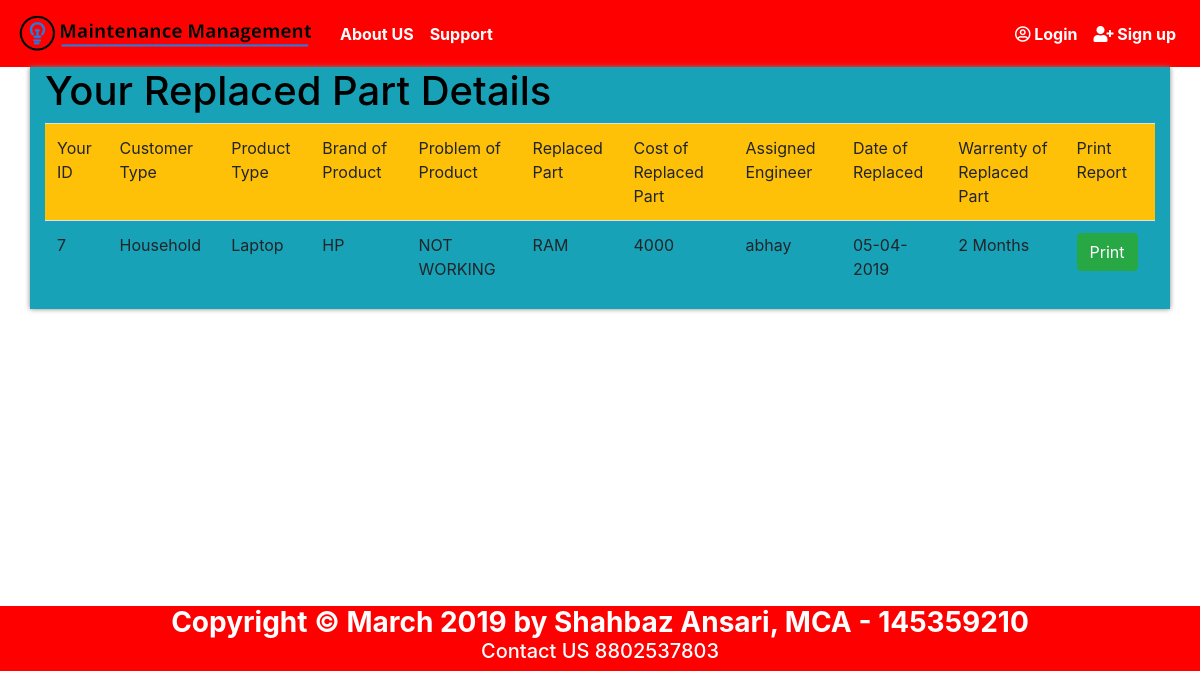
Screenshot of /mm/view_replaced_part.php with the database file from the repository.
### tables this page shows
CREATE TABLE `replaced_part` (
  `replace_id` int(10) NOT NULL,
  `customer_type` varchar(20) NOT NULL,
  `product_type` varchar(20) NOT NULL,
  `brand` varchar(50) NOT NULL,
  `problem` varchar(100) NOT NULL,
  `replaced_part` varchar(50) NOT NULL,
  `cost` int(10) NOT NULL,
  `engineer` varchar(20) NOT NULL,
  `date_of_replaced` varchar(30) NOT NULL,
  `warrenty` varchar(50) NOT NULL
);

### mm/view_replaced_part.php (the view, shortened to what this page needs)
<!DOCTYPE html>
<html>
<head>
</head>
<body>
	<?php include 'header.php'; ?>
<div class="container">
<div class="row">
<div class="col-md-12 bg-info" style="box-shadow:0 0 5px grey; color:black; float: inherit; margin-bottom: 26%;">
<h1> Your Replaced Part Details </h1>
<table class="table table-stripped">
<thead class="bg-warning">
<tr>
<td> Your ID </td>
<td> Customer Type </td>
<td> Product Type </td>
<td> Brand of Product </td>
<td> Problem of Product </td>
<td> Replaced Part </td>
<td> Cost of Replaced Part </td>
<td> Assigned Engineer </td>
<td> Date of Replaced </td>
<td> Warrenty of Replaced Part </td>
<td> Print Report </td>
</tr>
<?php
require 'connection.php';
$view_users_query="select * from replaced_part";
$run=mysqli_query($conn,$view_users_query);
while($row=mysqli_fetch_assoc($run))
{
		$replace_id = $row['replace_id'];
		$customer_type = $row['customer_type'];
		$product_type = $row['product_type'];
		$brand = $row['brand'];
		$problem = $row['problem'];
		$replaced_part = $row['replaced_part'];
		$cost = $row['cost'];
		$engineer = $row['engineer'];
		$date_of_replaced = $row['date_of_replaced'];
		$warrenty = $row['warrenty'];
 ?>
</thead>
<tbody>
<tr>
<td> <?php echo $replace_id; ?> </td>
<td> <?php echo $customer_type; ?> </td>
<td> <?php echo $product_type; ?> </td>
<td> <?php echo $brand; ?> </td>
<td> <?php echo $problem; ?> </td>
<td> <?php echo $replaced_part; ?> </td>
<td> <?php echo $cost; ?> </td>
<td> <?php echo $engineer; ?> </td>
<td> <?php echo $date_of_replaced; ?> </td>
<td> <?php echo $warrenty; ?> </td>
<td> <button class="btn btn-success" onclick="printf()"> Print </button> </td>
</tr>
</tbody>
<?php
} ?>
</table>
</div>
</div>
</div>
<?php include 'footer.php'; ?>
</body>
</html>

### rows the page displays
replaced_part: replace_id "7", customer_type "Household", product_type "Laptop", brand "HP", problem "NOT WORKING", replaced_part "RAM", cost "4000", engineer "abhay", date_of_replaced "05-04-2019", warrenty "2 Months"
